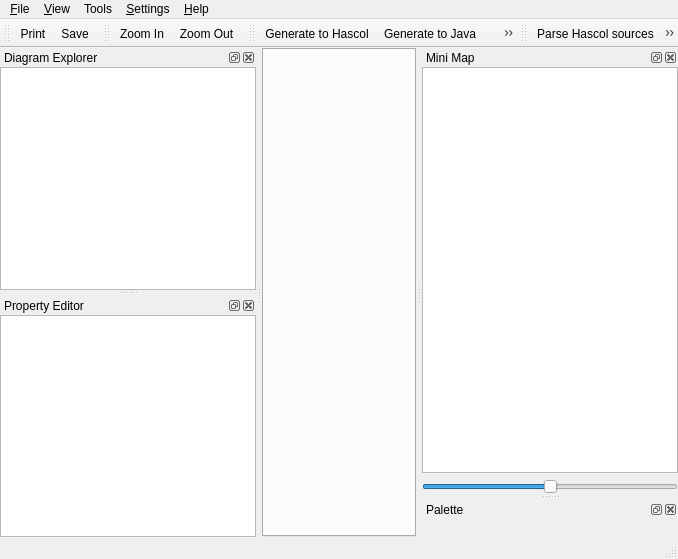
<?xml version="1.0" encoding="UTF-8"?>
<ui version="4.0">
 <class>MainWindowUi</class>
 <widget class="QMainWindow" name="MainWindowUi">
  <property name="geometry">
   <rect>
    <x>0</x>
    <y>0</y>
    <width>678</width>
    <height>559</height>
   </rect>
  </property>
  <property name="windowTitle">
   <string>QReal</string>
  </property>
  <property name="windowIcon">
   <iconset resource="../qrgui.qrc">
    <normaloff>:/icons/qreal.png</normaloff>:/icons/qreal.png</iconset>
  </property>
  <widget class="QWidget" name="centralwidget">
   <layout class="QGridLayout">
    <property name="margin">
     <number>0</number>
    </property>
    <property name="spacing">
     <number>0</number>
    </property>
    <item row="0" column="0">
     <widget class="QTabWidget" name="tabs"/>
    </item>
   </layout>
  </widget>
  <widget class="QMenuBar" name="menubar">
   <property name="geometry">
    <rect>
     <x>0</x>
     <y>0</y>
     <width>678</width>
     <height>20</height>
    </rect>
   </property>
   <widget class="QMenu" name="menu_File">
    <property name="title">
     <string>&amp;File</string>
    </property>
    <addaction name="actionOpen"/>
    <addaction name="actionSave"/>
    <addaction name="actionSave_as"/>
    <addaction name="actionPrint"/>
    <addaction name="actionMakeSvg"/>
    <addaction name="separator"/>
    <addaction name="actionQuit"/>
   </widget>
   <widget class="QMenu" name="menu_View">
    <property name="title">
     <string>&amp;View</string>
    </property>
    <addaction name="actionZoom_In"/>
    <addaction name="actionZoom_Out"/>
    <addaction name="separator"/>
    <addaction name="actionAntialiasing"/>
    <addaction name="actionOpenGL_Renderer"/>
    <addaction name="actionShowSplash"/>
   </widget>
   <widget class="QMenu" name="menuHelp">
    <property name="title">
     <string>&amp;Help</string>
    </property>
    <addaction name="actionHelp"/>
    <addaction name="separator"/>
    <addaction name="actionAbout"/>
    <addaction name="actionAboutQt"/>
   </widget>
   <widget class="QMenu" name="menuSettings">
    <property name="title">
     <string>&amp;Settings</string>
    </property>
    <addaction name="actionPlugins"/>
   </widget>
   <widget class="QMenu" name="menuTools">
    <property name="title">
     <string>Tools</string>
    </property>
    <addaction name="actionClear"/>
    <addaction name="actionExport_to_XMI"/>
    <addaction name="actionGenerate_to_Java"/>
    <addaction name="actionGenerate_editor"/>
    <addaction name="actionGenerate_to_Hascol"/>
   </widget>
   <addaction name="menu_File"/>
   <addaction name="menu_View"/>
   <addaction name="menuTools"/>
   <addaction name="menuSettings"/>
   <addaction name="menuHelp"/>
  </widget>
  <widget class="QStatusBar" name="statusbar"/>
  <widget class="QDockWidget" name="diagramDock">
   <property name="allowedAreas">
    <set>Qt::AllDockWidgetAreas</set>
   </property>
   <property name="windowTitle">
    <string>Diagram Explorer</string>
   </property>
   <attribute name="dockWidgetArea">
    <number>1</number>
   </attribute>
   <widget class="QWidget" name="dockWidgetContents_2">
    <layout class="QHBoxLayout">
     <property name="spacing">
      <number>6</number>
     </property>
     <property name="margin">
      <number>0</number>
     </property>
     <item>
      <widget class="QTreeView" name="diagramExplorer">
       <property name="contextMenuPolicy">
        <enum>Qt::ActionsContextMenu</enum>
       </property>
       <property name="acceptDrops">
        <bool>true</bool>
       </property>
       <property name="dragDropMode">
        <enum>QAbstractItemView::DragDrop</enum>
       </property>
      </widget>
     </item>
    </layout>
   </widget>
  </widget>
  <widget class="QToolBar" name="fileToolbar">
   <property name="windowTitle">
    <string>File Toolbar</string>
   </property>
   <property name="orientation">
    <enum>Qt::Horizontal</enum>
   </property>
   <attribute name="toolBarArea">
    <enum>TopToolBarArea</enum>
   </attribute>
   <attribute name="toolBarBreak">
    <bool>false</bool>
   </attribute>
   <addaction name="actionPrint"/>
   <addaction name="actionSave"/>
  </widget>
  <widget class="QDockWidget" name="minimapDock">
   <property name="windowTitle">
    <string>Mini Map</string>
   </property>
   <attribute name="dockWidgetArea">
    <number>2</number>
   </attribute>
   <widget class="QWidget" name="dockWidgetContents_4">
    <layout class="QVBoxLayout">
     <property name="spacing">
      <number>6</number>
     </property>
     <property name="margin">
      <number>0</number>
     </property>
     <item>
      <widget class="QGraphicsView" name="minimapView">
       <property name="dragMode">
        <enum>QGraphicsView::ScrollHandDrag</enum>
       </property>
      </widget>
     </item>
     <item>
      <widget class="QSlider" name="minimapZoomSlider">
       <property name="maximum">
        <number>50</number>
       </property>
       <property name="value">
        <number>25</number>
       </property>
       <property name="orientation">
        <enum>Qt::Horizontal</enum>
       </property>
      </widget>
     </item>
    </layout>
   </widget>
  </widget>
  <widget class="QDockWidget" name="paletteDock">
   <property name="windowTitle">
    <string>Palette</string>
   </property>
   <attribute name="dockWidgetArea">
    <number>2</number>
   </attribute>
   <widget class="QWidget" name="dockWidgetContents_5">
    <layout class="QHBoxLayout">
     <property name="spacing">
      <number>6</number>
     </property>
     <property name="margin">
      <number>0</number>
     </property>
     <item>
      <widget class="qReal::gui::PaletteToolbox" name="paletteToolbox"/>
     </item>
    </layout>
   </widget>
  </widget>
  <widget class="QToolBar" name="viewToolbar">
   <property name="windowTitle">
    <string>View Toolbar</string>
   </property>
   <attribute name="toolBarArea">
    <enum>TopToolBarArea</enum>
   </attribute>
   <attribute name="toolBarBreak">
    <bool>false</bool>
   </attribute>
   <addaction name="actionZoom_In"/>
   <addaction name="actionZoom_Out"/>
  </widget>
  <widget class="QDockWidget" name="propertyDock">
   <property name="windowTitle">
    <string>Property Editor</string>
   </property>
   <attribute name="dockWidgetArea">
    <number>1</number>
   </attribute>
   <widget class="QWidget" name="dockWidgetContents">
    <layout class="QVBoxLayout">
     <property name="spacing">
      <number>6</number>
     </property>
     <property name="margin">
      <number>0</number>
     </property>
     <item>
      <widget class="QTableView" name="propertyEditor">
       <property name="alternatingRowColors">
        <bool>true</bool>
       </property>
       <property name="showGrid">
        <bool>false</bool>
       </property>
      </widget>
     </item>
    </layout>
   </widget>
  </widget>
  <widget class="QToolBar" name="generatorsToolbar">
   <property name="windowTitle">
    <string>toolBar</string>
   </property>
   <attribute name="toolBarArea">
    <enum>TopToolBarArea</enum>
   </attribute>
   <attribute name="toolBarBreak">
    <bool>false</bool>
   </attribute>
   <addaction name="actionGenerate_to_Hascol"/>
   <addaction name="actionGenerate_to_Java"/>
   <addaction name="actionExport_to_XMI"/>
  </widget>
  <widget class="QToolBar" name="parsersToolbar">
   <property name="windowTitle">
    <string>toolBar</string>
   </property>
   <attribute name="toolBarArea">
    <enum>TopToolBarArea</enum>
   </attribute>
   <attribute name="toolBarBreak">
    <bool>false</bool>
   </attribute>
   <addaction name="actionParse_Hascol_sources"/>
   <addaction name="actionParse_Java_Libraries"/>
  </widget>
  <action name="actionQuit">
   <property name="text">
    <string>&amp;Quit</string>
   </property>
  </action>
  <action name="actionConnect">
   <property name="icon">
    <iconset>
     <normaloff>:/icons/database_connected.png</normaloff>:/icons/database_connected.png</iconset>
   </property>
   <property name="text">
    <string>&amp;Connect</string>
   </property>
  </action>
  <action name="actionZoom_In">
   <property name="icon">
    <iconset resource="../qrgui.qrc">
     <normaloff>:/icons/zoomin.png</normaloff>:/icons/zoomin.png</iconset>
   </property>
   <property name="text">
    <string>Zoom In</string>
   </property>
  </action>
  <action name="actionZoom_Out">
   <property name="icon">
    <iconset resource="../qrgui.qrc">
     <normaloff>:/icons/zoomout.png</normaloff>:/icons/zoomout.png</iconset>
   </property>
   <property name="text">
    <string>Zoom Out</string>
   </property>
  </action>
  <action name="actionAntialiasing">
   <property name="checkable">
    <bool>true</bool>
   </property>
   <property name="checked">
    <bool>true</bool>
   </property>
   <property name="text">
    <string>Antialiasing</string>
   </property>
  </action>
  <action name="actionOpenGL_Renderer">
   <property name="checkable">
    <bool>true</bool>
   </property>
   <property name="text">
    <string>OpenGL Renderer</string>
   </property>
  </action>
  <action name="actionPrint">
   <property name="icon">
    <iconset resource="../qrgui.qrc">
     <normaloff>:/icons/print.png</normaloff>:/icons/print.png</iconset>
   </property>
   <property name="text">
    <string>Print</string>
   </property>
  </action>
  <action name="actionMakeSvg">
   <property name="text">
    <string>Export to SVG</string>
   </property>
  </action>
  <action name="actionDisconnect">
   <property name="icon">
    <iconset>
     <normaloff>:/icons/database_disconnect.png</normaloff>:/icons/database_disconnect.png</iconset>
   </property>
   <property name="text">
    <string>&amp;Disconnect</string>
   </property>
  </action>
  <action name="actionBeginTransaction">
   <property name="enabled">
    <bool>false</bool>
   </property>
   <property name="icon">
    <iconset>
     <normaloff>:/icons/database_connect.png</normaloff>:/icons/database_connect.png</iconset>
   </property>
   <property name="text">
    <string>Begin Transaction</string>
   </property>
  </action>
  <action name="actionCommitTransaction">
   <property name="enabled">
    <bool>false</bool>
   </property>
   <property name="icon">
    <iconset>
     <normaloff>:/icons/database_commit.png</normaloff>:/icons/database_commit.png</iconset>
   </property>
   <property name="text">
    <string>Commit Transaction</string>
   </property>
  </action>
  <action name="actionRollbackTransaction">
   <property name="enabled">
    <bool>false</bool>
   </property>
   <property name="icon">
    <iconset>
     <normaloff>:/icons/database_revert.png</normaloff>:/icons/database_revert.png</iconset>
   </property>
   <property name="text">
    <string>Rollback Transaction</string>
   </property>
  </action>
  <action name="actionDeleteFromDiagram">
   <property name="text">
    <string>Delete</string>
   </property>
  </action>
  <action name="openNewTab">
   <property name="text">
    <string>Open in new tab</string>
   </property>
  </action>
  <action name="actionHelp">
   <property name="text">
    <string>Small Help</string>
   </property>
  </action>
  <action name="actionAbout">
   <property name="text">
    <string>About...</string>
   </property>
  </action>
  <action name="actionAboutQt">
   <property name="text">
    <string>About Qt...</string>
   </property>
  </action>
  <action name="actionPlugins">
   <property name="text">
    <string>Plugins...</string>
   </property>
  </action>
  <action name="actionShowSplash">
   <property name="checkable">
    <bool>true</bool>
   </property>
   <property name="checked">
    <bool>true</bool>
   </property>
   <property name="text">
    <string>Show splashscreen</string>
   </property>
  </action>
  <action name="actionClear">
   <property name="icon">
    <iconset resource="../qrgui.qrc">
     <normaloff>:/icons/clear.png</normaloff>:/icons/clear.png</iconset>
   </property>
   <property name="text">
    <string>Exterminatus</string>
   </property>
  </action>
  <action name="actionExport_to_XMI">
   <property name="text">
    <string>Export to XMI</string>
   </property>
  </action>
  <action name="actionGenerate_to_Java">
   <property name="text">
    <string>Generate to Java</string>
   </property>
  </action>
  <action name="actionSave">
   <property name="text">
    <string>Save</string>
   </property>
  </action>
  <action name="actionGenerate_editor">
   <property name="text">
    <string>Generate editor</string>
   </property>
  </action>
  <action name="actionGenerate_to_Hascol">
   <property name="text">
    <string>Generate to Hascol</string>
   </property>
  </action>
  <action name="actionSave_as">
   <property name="text">
    <string>Save as...</string>
   </property>
  </action>
  <action name="actionOpen">
   <property name="text">
    <string>Open...</string>
   </property>
  </action>
  <action name="actionParse_Hascol_sources">
   <property name="text">
    <string>Parse Hascol sources</string>
   </property>
   <property name="toolTip">
    <string>Build diagrams from existing Hascol sources</string>
   </property>
  </action>
  <action name="actionParse_Java_Libraries">
   <property name="text">
    <string>Parse Java Libraries</string>
   </property>
   <property name="toolTip">
    <string>Parse Java Libraries</string>
   </property>
  </action>
 </widget>
 <layoutdefault spacing="0" margin="0"/>
 <customwidgets>
  <customwidget>
   <class>qReal::gui::PaletteToolbox</class>
   <extends>QToolBox</extends>
   <header>paletteToolbox.h</header>
   <container>1</container>
  </customwidget>
 </customwidgets>
 <resources>
  <include location="../qrgui.qrc"/>
 </resources>
 <connections/>
</ui>
